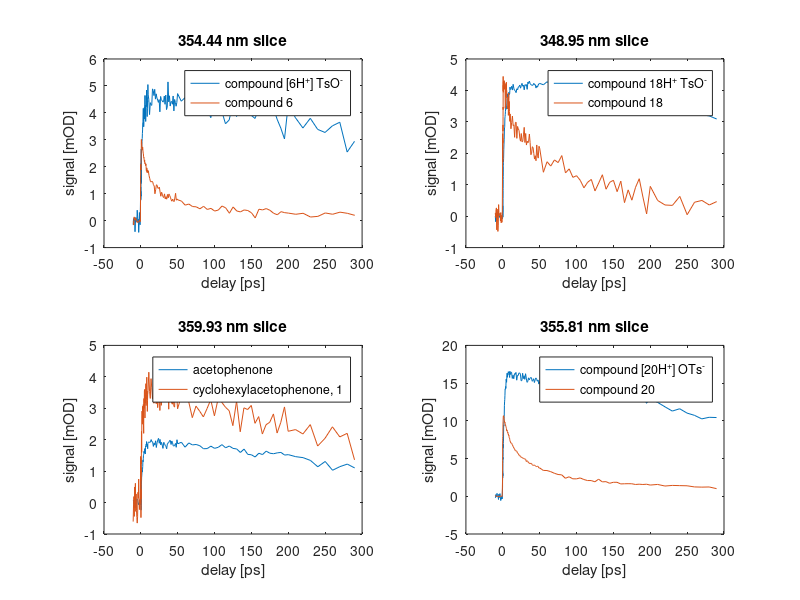

MATLAB code for this plot:
%% import data
wavelengths = importdata('spectrum.csv');
delays = importdata('delay.csv');
piperidine = importdata('piperidine.csv');
piptos = importdata('piperidinium_tosylate.csv');
morpholine = importdata('morpholine.csv');
morphtos = importdata('morpholinium_tosylate.csv');
pip_p_OMe_AcPh = importdata('paramethoxy.csv');
pip_p_OMe_AcPh_Tos = importdata('paramethoxy_tosylate.csv');
Cy_AcPh = importdata('acetophenone_cyclohexane.csv');
AcPh = importdata('acetophenone.csv');
%% plot surface plots
surf(wavelengths.data(), delays.data(:,1), piperidine.data(2:end,:));
surf(wavelengths.data(), delays.data(:,2), piptos.data(2:end,:));
surf(wavelengths.data(), delays.data(:,3), morpholine.data(2:end,:));
surf(wavelengths.data(), delays.data(:,4), morphtos.data(2:end,:));
surf(wavelengths.data(), delays.data(:,5), pip_p_OMe_AcPh.data(2:end,:));
surf(wavelengths.data(), delays.data(:,6), pip_p_OMe_AcPh_Tos.data(2:end,:));
surf(wavelengths.data(), delays.data(:,7), AcPh.data(2:end,:));
surf(wavelengths.data(), delays.data(:,8), Cy_AcPh.data(2:end,:));
%% FFT of delayed data
temp1 = [fliplr(piperidine.data(2:end,:)) piperidine.data(2:end,:)].';
piperidine_fft = real(fft(temp1(1:end-1,:)));
start_at_term = 2;
end_at_term = 32;
piperidine_fft = piperidine_fft(start_at_term:end_at_term,:);
[V, E] = eig(piperidine_fft*piperidine_fft.');
[U,~] = eig(piperidine_fft.'*piperidine_fft);
E = fliplr(diag(E).');
g = zeros(size(E));
%compute the indicator function
for i = 1:size(E,2)
    g(i) = E(i)/sum(E(i:end));
end

%% reconstitute
[~,t]=min(g);

reconst = real(ifft(V(:,end-t+2:end)*diag(fliplr(sqrt(E(1:t-1))))*U(:,end-t+2:end).'));
%% Fourier along time
temp2 = [flipud(piperidine.data(2:end,:)); piperidine.data(2:end,:)];
time_fft = real(fft(temp2(1:end-1,:)));
start_at_term = 2;
end_at_term = 32;
time_fft = time_fft(start_at_term:end_at_term,:);
[L, E] = eig(time_fft*time_fft.');
E = fliplr(diag(E).');
g = zeros(size(E));
for i = 1:size(E,2)
    g(i) = E(i)/sum(E(i:end));
end
%% 2D FFT
temp3 = [fliplr([flipud(piperidine.data(2:end,:)); piperidine.data(2:end,:)]) [flipud(piperidine.data(2:end,:)); piperidine.data(2:end,:)]];
twodfft = real(fft2(temp3(1:end-1,1:end-1)));
[L, E] = eig(twodfft*twodfft.');

%% Piperidinyl data at 354.44 nm
subplot(2,2,1)
plot(delays.data(:,2), piptos.data(2:end, find(wavelengths.data() == 354.44)))
hold
plot(delays.data(:,1), piperidine.data(2:end, find(wavelengths.data() == 354.44)))
xlabel('delay [ps]')
ylabel('signal [mOD]')
legend('compound [6H^+] TsO^-','compound 6')
title('354.44 nm slice')
%% morpholine
subplot(2,2,2)
plot(delays.data(:,4), morphtos.data(2:end,find(wavelengths.data() == 348.9500)))
hold
plot(delays.data(:,3), morpholine.data(2:end,find(wavelengths.data() == 348.9500)))
xlabel('delay [ps]')
ylabel('signal [mOD]')
legend('compound 18H^+ TsO^-','compound 18')
title('348.95 nm slice')
%% cyclohexyl and acetophenone
subplot(2,2,3)
plot(delays.data(:,7), AcPh.data(2:end,find(wavelengths.data() == 359.9300)))
hold
plot(delays.data(:,8), Cy_AcPh.data(2:end,find(wavelengths.data() == 359.9300)))
xlabel('delay [ps]')
ylabel('signal [mOD]')
legend('acetophenone','cyclohexylacetophenone, 1')
title('359.93 nm slice')
%% p methoxy
subplot(2,2,4)
plot(delays.data(:,6), pip_p_OMe_AcPh_Tos.data(2:end,find(wavelengths.data() == 355.8100)))
hold
plot(delays.data(:,5), pip_p_OMe_AcPh.data(2:end,find(wavelengths.data() == 355.8100)))
xlabel('delay [ps]')
ylabel('signal [mOD]')
legend('compound [20H^+] OTs^-','compound 20')
title('355.81 nm slice')